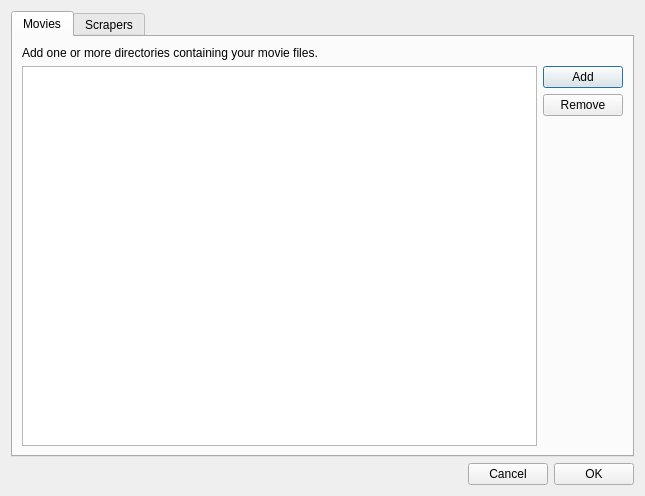
<?xml version="1.0" encoding="UTF-8"?>
<ui version="4.0">
 <class>SettingsDialog</class>
 <widget class="QDialog" name="SettingsDialog">
  <property name="windowModality">
   <enum>Qt::ApplicationModal</enum>
  </property>
  <property name="geometry">
   <rect>
    <x>0</x>
    <y>0</y>
    <width>645</width>
    <height>496</height>
   </rect>
  </property>
  <property name="windowTitle">
   <string>Settings</string>
  </property>
  <property name="modal">
   <bool>true</bool>
  </property>
  <layout class="QVBoxLayout" name="verticalLayout">
   <item>
    <widget class="QTabWidget" name="tabWidget">
     <property name="currentIndex">
      <number>0</number>
     </property>
     <widget class="QWidget" name="tab">
      <attribute name="title">
       <string>Movies</string>
      </attribute>
      <layout class="QVBoxLayout" name="verticalLayout_3" stretch="0,1">
       <item>
        <widget class="QLabel" name="label">
         <property name="text">
          <string>Add one or more directories containing your movie files.</string>
         </property>
        </widget>
       </item>
       <item>
        <layout class="QHBoxLayout" name="horizontalLayout_2" stretch="0,0">
         <item>
          <widget class="QListWidget" name="listMovieDirs"/>
         </item>
         <item>
          <layout class="QVBoxLayout" name="verticalLayout_2">
           <item>
            <widget class="QPushButton" name="buttonAddMovieDir">
             <property name="text">
              <string>Add</string>
             </property>
            </widget>
           </item>
           <item>
            <widget class="QPushButton" name="buttonRemoveMovieDir">
             <property name="text">
              <string>Remove</string>
             </property>
            </widget>
           </item>
           <item>
            <spacer name="verticalSpacer">
             <property name="orientation">
              <enum>Qt::Vertical</enum>
             </property>
             <property name="sizeHint" stdset="0">
              <size>
               <width>20</width>
               <height>40</height>
              </size>
             </property>
            </spacer>
           </item>
          </layout>
         </item>
        </layout>
       </item>
      </layout>
     </widget>
     <widget class="QWidget" name="tabScrapers">
      <attribute name="title">
       <string>Scrapers</string>
      </attribute>
      <layout class="QVBoxLayout" name="verticalLayoutScrapers"/>
     </widget>
    </widget>
   </item>
   <item>
    <layout class="QHBoxLayout" name="horizontalLayout">
     <item>
      <spacer name="horizontalSpacer">
       <property name="orientation">
        <enum>Qt::Horizontal</enum>
       </property>
       <property name="sizeHint" stdset="0">
        <size>
         <width>40</width>
         <height>20</height>
        </size>
       </property>
      </spacer>
     </item>
     <item>
      <widget class="QPushButton" name="buttonCancel">
       <property name="text">
        <string>Cancel</string>
       </property>
      </widget>
     </item>
     <item>
      <widget class="QPushButton" name="buttonOk">
       <property name="text">
        <string>OK</string>
       </property>
      </widget>
     </item>
    </layout>
   </item>
  </layout>
 </widget>
 <resources/>
 <connections/>
</ui>
